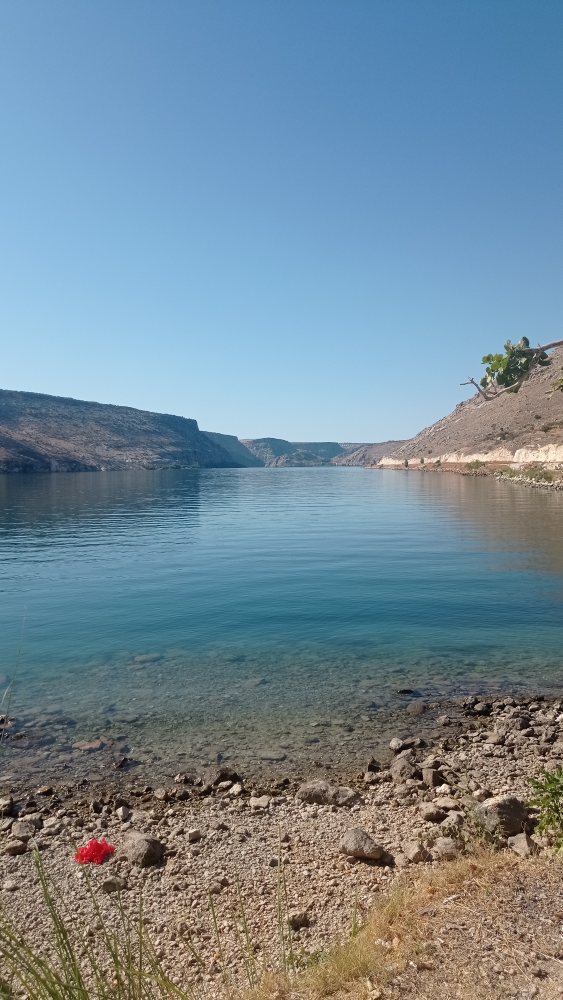
#> input picture data/test_images/Test.jpg, 2250 x 4000 px (shown at 1/4 size)
$ python -i ela_analyzer.py   (imports and definitions only)
#> lines starting #> are read from the running program, lines starting #| are printed output that depends on the picture; after the words box and inside, x2 and y2 are one past the last pixel; in counts of white or black regions, pixels touching at a corner belong together
import os
import io
import sys
import numpy as np
import matplotlib
# [1 line not run here, left out]
import matplotlib.pyplot as plt
import matplotlib.patches as patches
from PIL import Image, ImageEnhance, ImageChops
from scipy import ndimage

# ──────────────────────────────────────────────────────────────────────────────
# Sabitler
# ──────────────────────────────────────────────────────────────────────────────
ELA_QUALITY       = 90    # Yeniden sıkıştırma kalitesi (standart ELA eşiği)
ELA_AMPLIFY       = 10    # Fark haritası amplifikasyon çarpanı
REGION_THRESHOLD  = 1.5   # Şüpheli bölge eşiği: mean + k * std
MIN_REGION_AREA   = 100   # Piksel cinsinden minimum bölge alanı (gürültü filtresi)
MAX_ANALYSIS_SIZE = 1024  # Büyük görseller bu boyuta küçültülür (performans)
SCORE_THRESHOLD   = 0.50  # is_manipulation_detected için güven skoru eşiği
OUTPUT_DIR        = os.path.join(os.path.dirname(__file__), "..", "outputs", "ela_heatmaps")


# ──────────────────────────────────────────────────────────────────────────────
# 1. ELA Hesaplama Motoru
# ──────────────────────────────────────────────────────────────────────────────
def perform_ela(image: Image.Image) -> tuple[Image.Image, np.ndarray]:
    """
    Görseli JPEG formatında yeniden sıkıştırır ve hata haritasını döner. [cite: S3-P0]

    Args:
        image: Orijinal PIL Image nesnesi.

    Returns:
        ela_image  : Amplifikasyon uygulanmış ELA görseli (PIL Image).
        error_array: Gri tonlamalı hata haritası (numpy array, 0–255).
    """
    # RGB'ye çevir (RGBA, P modu gibi formatları normalize et)
    original = image.convert("RGB")

    # Yeniden sıkıştırma: bellek üzerinde JPEG encode → decode
    buffer = io.BytesIO()
    original.save(buffer, format="JPEG", quality=ELA_QUALITY)
    buffer.seek(0)
    recompressed = Image.open(buffer).convert("RGB")

    # Piksel farkı
    diff = ImageChops.difference(original, recompressed)

    # Amplifikasyon: farkı görünür kıl
    enhancer = ImageEnhance.Brightness(diff)
    ela_image = enhancer.enhance(ELA_AMPLIFY)

    # Numpy array — gri ton ortalaması
    diff_array = np.array(diff, dtype=np.float32)
    error_array = diff_array.mean(axis=2)  # (H, W)

    return ela_image, error_array


# ──────────────────────────────────────────────────────────────────────────────
# 2. Bölge Tespiti
# ──────────────────────────────────────────────────────────────────────────────
def detect_manipulation_regions(error_array: np.ndarray) -> tuple[bool, float, list[dict]]:
    """
    ELA hata haritasında manipülasyon bölgelerini koordinat bazlı tespit eder. [cite: S3-P1]

    Args:
        error_array: `perform_ela()` çıktısı, (H, W) float array.

    Returns:
        is_detected  : Manipülasyon tespit edildi mi?
        ela_score    : 0.0–1.0 arası normalleştirilmiş güven skoru.
        regions      : Her bölge için {'x', 'y', 'w', 'h', 'score'} sözlükleri listesi.
    """
    mean_val = error_array.mean()
    std_val  = error_array.std()

    # Adaptif eşik: global ortalama + k * standart sapma
    threshold = mean_val + REGION_THRESHOLD * std_val

    # ELA skoru: eşiğin üzerindeki piksellerin oranı (normalleştirilmiş)
    above_threshold = (error_array > threshold)
    ratio = above_threshold.sum() / error_array.size

    # Skoru 0–1 arasına sıkıştır
    # (Önceden ratio * 20.0 idi, çok hassastı. Şimdi ratio * 5.0 yaparak toleransı artırdık)
    ela_score = float(min(ratio * 5.0, 1.0))  # %20 eşik → skor=1.0

    # Bağlı bölge etiketleme (scipy)
    labeled_array, num_features = ndimage.label(above_threshold)

    regions = []
    for region_id in range(1, num_features + 1):
        region_mask = labeled_array == region_id

        # Küçük gürültü bölgelerini filtrele
        if region_mask.sum() < MIN_REGION_AREA:
            continue

        # Bounding box koordinatları
        rows = np.any(region_mask, axis=1)
        cols = np.any(region_mask, axis=0)
        y_min, y_max = np.where(rows)[0][[0, -1]]
        x_min, x_max = np.where(cols)[0][[0, -1]]

        # Bölge içi ortalama hata → bölge skoru
        region_mean = float(error_array[region_mask].mean())
        region_score = float(min(region_mean / 255.0, 1.0))

        regions.append({
            "x": int(x_min),
            "y": int(y_min),
            "w": int(x_max - x_min),
            "h": int(y_max - y_min),
            "score": round(region_score, 4)
        })

    # En yüksek skorlu bölgeler önce gelsin
    regions.sort(key=lambda r: r["score"], reverse=True)

    is_detected = ela_score > SCORE_THRESHOLD

    return is_detected, round(ela_score, 4), regions


# ──────────────────────────────────────────────────────────────────────────────
# 3. Isı Haritası Görselleştirme
# ──────────────────────────────────────────────────────────────────────────────
def save_ela_heatmap(
    original_image: Image.Image,
    ela_image: Image.Image,
    error_array: np.ndarray,
    regions: list[dict],
    file_path: str
) -> str | None:
    """
    ELA ısı haritasını 3 panelli olarak kaydeder. [cite: S3-P0]

    Panel 1 — Orijinal görsel
    Panel 2 — ELA fark haritası (hot colormap)
    Panel 3 — Orijinal + şüpheli bölge bounding box'ları

    Args:
        original_image : Orijinal PIL Image.
        ela_image      : `perform_ela()` çıktısı PIL Image.
        error_array    : `perform_ela()` çıktısı numpy array.
        regions        : `detect_manipulation_regions()` çıktısı bölge listesi.
        file_path      : Analiz edilen orijinal görselin yolu (çıktı adı için).

    Returns:
        Kaydedilen PNG dosyasının mutlak yolu. Hata durumunda None.
    """
    os.makedirs(OUTPUT_DIR, exist_ok=True)

    base_name = os.path.splitext(os.path.basename(file_path))[0]
    output_path = os.path.abspath(
        os.path.join(OUTPUT_DIR, f"{base_name}_ela.png")
    )

    try:
        fig, axes = plt.subplots(1, 3, figsize=(18, 6))
        fig.patch.set_facecolor("#1a1a2e")

        # ── Panel 1: Orijinal ──────────────────────────────────────────────
        axes[0].imshow(original_image)
        axes[0].set_title("Orijinal Görsel", color="white", fontsize=13, fontweight="bold")
        axes[0].axis("off")

        # ── Panel 2: ELA Isı Haritası ─────────────────────────────────────
        im = axes[1].imshow(error_array, cmap="hot", vmin=0, vmax=error_array.max())
        axes[1].set_title("ELA Hata Haritası", color="white", fontsize=13, fontweight="bold")
        axes[1].axis("off")
        cbar = fig.colorbar(im, ax=axes[1], fraction=0.046, pad=0.04)
        cbar.ax.yaxis.set_tick_params(color="white")
        plt.setp(cbar.ax.yaxis.get_ticklabels(), color="white")
        cbar.set_label("Hata Seviyesi", color="white", fontsize=9)

        # ── Panel 3: Tespitler ────────────────────────────────────────────
        axes[2].imshow(original_image)
        axes[2].set_title(
            f"Şüpheli Bölgeler ({len(regions)} alan)",
            color="white", fontsize=13, fontweight="bold"
        )
        axes[2].axis("off")

        for region in regions:
            rect = patches.Rectangle(
                (region["x"], region["y"]),
                region["w"],
                region["h"],
                linewidth=2,
                edgecolor="#ff4444",
                facecolor="none",
                alpha=0.85
            )
            axes[2].add_patch(rect)
            axes[2].text(
                region["x"] + 2,
                region["y"] - 5,
                f"{region['score']:.2f}",
                color="#ff4444",
                fontsize=8,
                fontweight="bold"
            )

        for ax in axes:
            for spine in ax.spines.values():
                spine.set_edgecolor("#333366")

        plt.suptitle(
            f"Hybrid-ID ELA Analizi — {os.path.basename(file_path)}",
            color="white", fontsize=15, fontweight="bold", y=1.01
        )
        plt.tight_layout()
        plt.savefig(output_path, dpi=150, bbox_inches="tight",
                    facecolor=fig.get_facecolor())
        plt.close(fig)

        return output_path

    except Exception as e:
        print(f"Hata: Isı haritası kaydedilemedi → {e}")
        return None


# ──────────────────────────────────────────────────────────────────────────────
# 4. Ana Analiz Fonksiyonu
# ──────────────────────────────────────────────────────────────────────────────
def analyze_ela(file_path: str, save_heatmap: bool = True) -> dict:
    """
    ELA analizi yapar ve S6 entegrasyonuna uygun JSON sözlüğü döner. [cite: S3-P0]

    `metadata_analyzer.analyze_metadata()` ile aynı yapı kullanılır; böylece
    S6 hibrit skorlama katmanı her iki modülü tutarlı şekilde okuyabilir.

    Args:
        file_path    : Analiz edilecek görsel dosyasının yolu (.jpg, .jpeg veya .png).
        save_heatmap : True ise ısı haritası PNG olarak kaydedilir.

    Returns:
        {
            "success"               : bool,
            "error_message"         : str | None,
            "file_path"             : str,
            "is_manipulation_detected": bool,
            "ela_score"             : float,   # 0.0–1.0
            "suspicious_regions"    : list[dict],
            "ela_heatmap_path"      : str | None
        }
    """
#> called with file_path = '../data/test_images/Test.jpg', save_heatmap = True
    result = {
        "success":                   False,
        "error_message":             None,
        "file_path":                 file_path,
        "is_manipulation_detected":  False,
        "ela_score":                 0.0,
        "suspicious_regions":        [],
        "ela_heatmap_path":          None,
    }

    # ── Dosya kontrolü ────────────────────────────────────────────────────────
    if not os.path.exists(file_path):
        msg = f"Dosya bulunamadı → {file_path}"
        print(f"Hata: {msg}")
        result["error_message"] = msg
        return result

    valid_extensions = {".jpg", ".jpeg", ".png"}
    _, ext = os.path.splitext(file_path)
    if ext.lower() not in valid_extensions:
        msg = f"Desteklenmeyen format ({ext}). Kabul: .jpg, .jpeg, .png"
        print(f"Hata: {msg}")
        result["error_message"] = msg
        return result

    # ── Analiz ───────────────────────────────────────────────────────────────
    try:
        image = Image.open(file_path)
#> image is the input picture: PIL image 2250x4000 RGB; mean R, G, B 116.1, 137.8, 151.7

        # PNG uyarısı: ELA JPEG'e özeldir, PNG sonuçları daha az güvenilir
        if ext.lower() == ".png":
            print("Uyarı: PNG görseli algılandı. ELA JPEG'e özel bir tekniktir; "
                  "sonuçlar daha az kesin olabilir.")

        # Büyük görseller küçültülür (performans optimizasyonu)
        orig_w, orig_h = image.size
#> orig_w = 2250; orig_h = 4000
        if max(orig_w, orig_h) > MAX_ANALYSIS_SIZE:
            scale = MAX_ANALYSIS_SIZE / max(orig_w, orig_h)
#> scale = 0.256
            new_w, new_h = int(orig_w * scale), int(orig_h * scale)
#> new_w = 576; new_h = 1024
            image = image.resize((new_w, new_h), Image.LANCZOS)
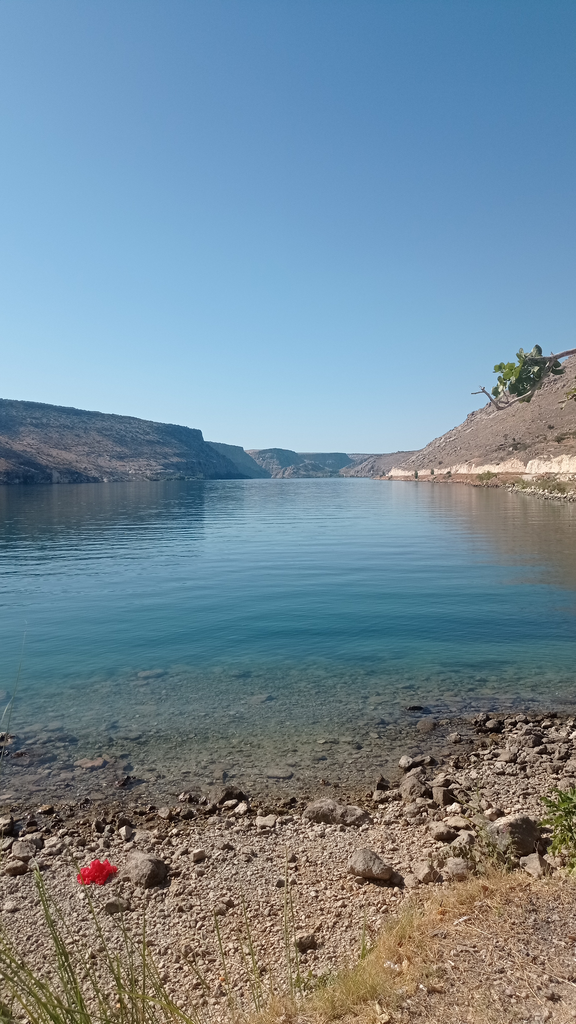
#> image: PIL image 576x1024 RGB; mean R, G, B 116, 137.8, 151.7
            print(f"  Not: Görsel analiz için {orig_w}x{orig_h} → {new_w}x{new_h} boyutuna ölçeklendirildi.")
#|   Not: Görsel analiz için 2250x4000 → 576x1024 boyutuna ölçeklendirildi.

        print(f"\n--- Hybrid-ID ELA Analiz Raporu: {file_path} ---")

        ela_image, error_array = perform_ela(image)
#> in perform_ela, `diff = ImageChops.difference(original, recompressed)`:
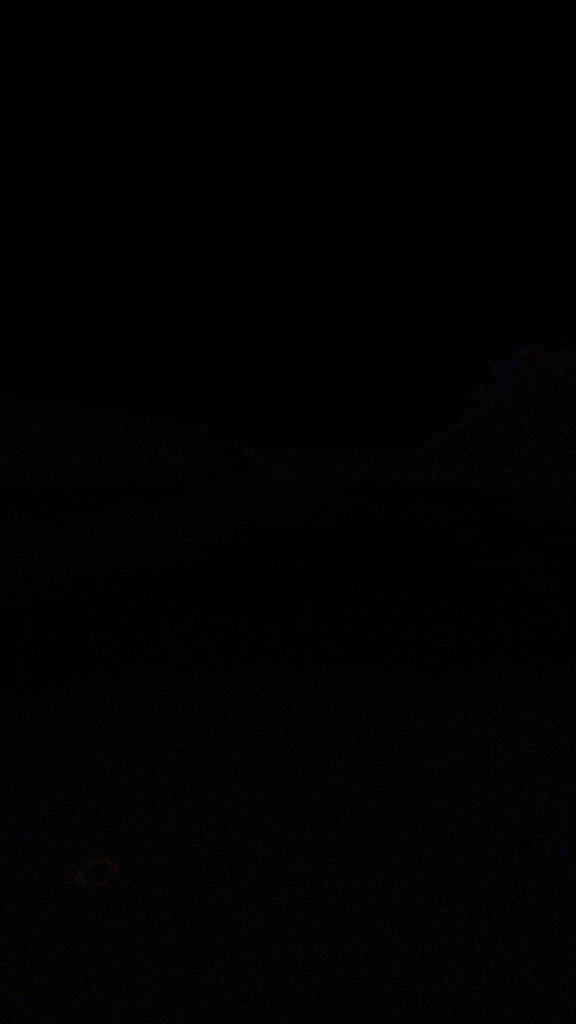
#> diff: PIL image 576x1024 RGB; mean R, G, B 1.8, 1.7, 1.9
#> in perform_ela, `ela_image = enhancer.enhance(ELA_AMPLIFY)`:
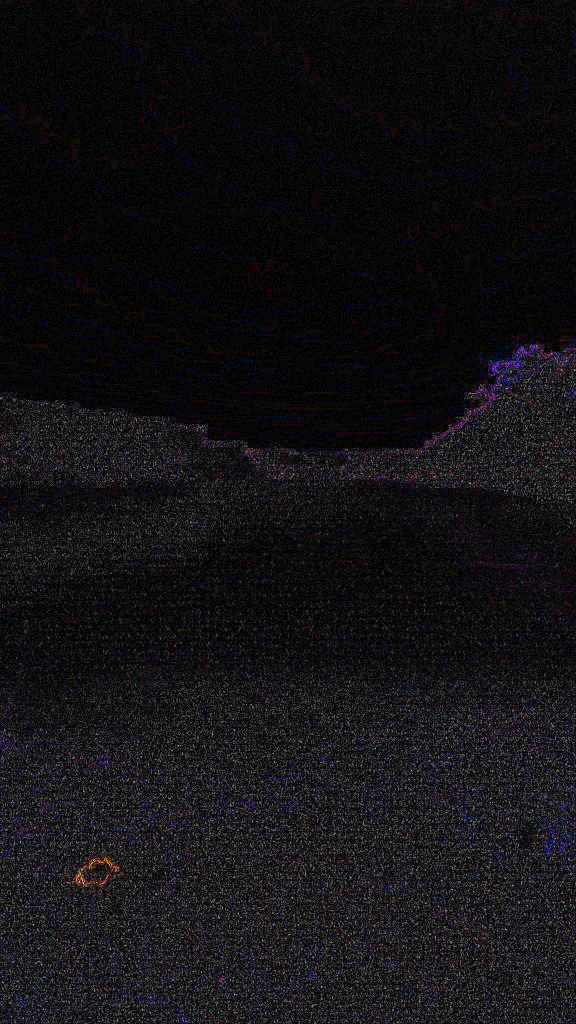
#> ela_image: PIL image 576x1024 RGB; mean R, G, B 18.3, 17.3, 19.3
        is_detected, ela_score, regions = detect_manipulation_regions(error_array)
#> in detect_manipulation_regions, `mean_val = error_array.mean()`: mean_val = 1.83
#> in detect_manipulation_regions, `std_val  = error_array.std()`: std_val = 1.94
#> in detect_manipulation_regions, `threshold = mean_val + REGION_THRESHOLD * std_val`: threshold = 4.75
#> in detect_manipulation_regions, `above_threshold = (error_array > threshold)`:
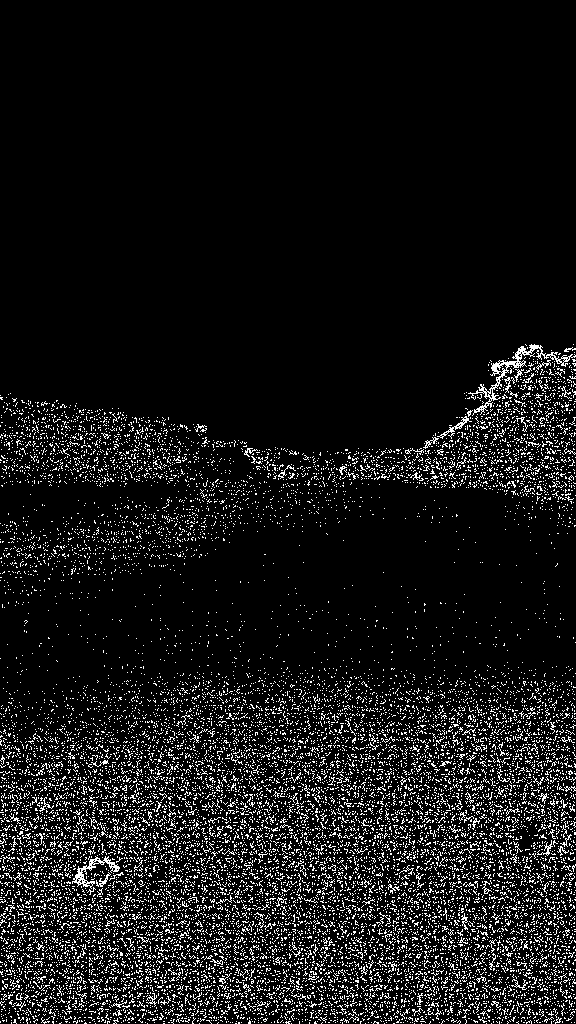
#> above_threshold: shape (1024, 576) bool; 8.6% white in thin lines or dots, all inside (x1, y1, x2, y2) = (0, 344, 576, 1024)
#> in detect_manipulation_regions, `ratio = above_threshold.sum() / error_array.size`: ratio = 0.0863
#> in detect_manipulation_regions, `ela_score = float(min(ratio * 5.0, 1.0))`: ela_score = 0.432
#> in detect_manipulation_regions, `labeled_array, num_features = ndimage.label(above_threshold)`:
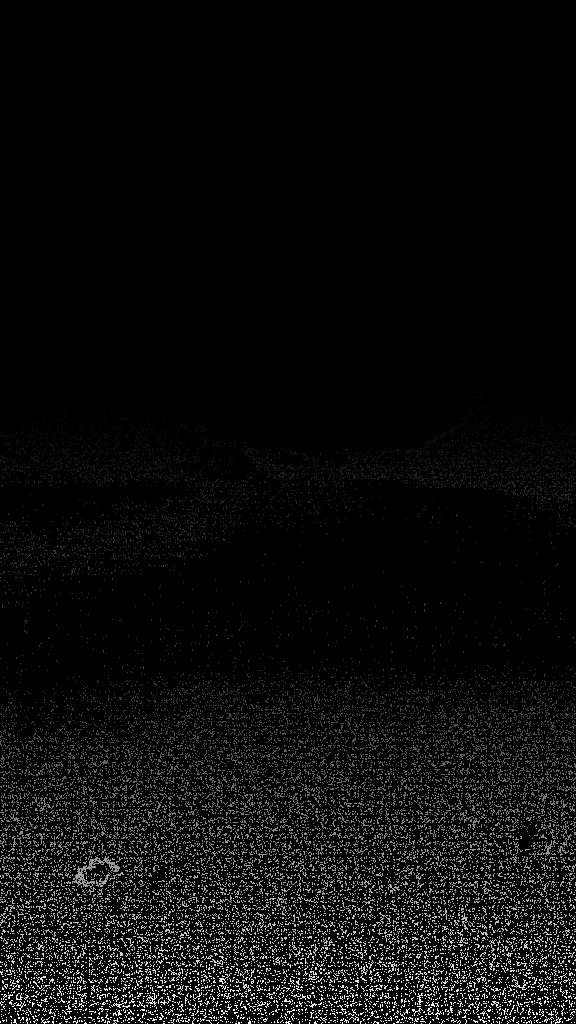
#> labeled_array: shape (1024, 576) int32; min 0, max 23795, mean 1057.6; drawn with min black and max white
#> in detect_manipulation_regions, `labeled_array, num_features = ndimage.label(above_threshold)`: num_features = 23795
#> the loop in detect_manipulation_regions, `for region_id in range(1, num_features + 1):` made 23795 passes
#> (y_min, y_max, x_min, x_max, region_mean, region_score) on pass 2: (344, 400, 478, 561, 7.77, 0.0305)
#> pass 2, in detect_manipulation_regions, `region_mask = labeled_array == region_id`:
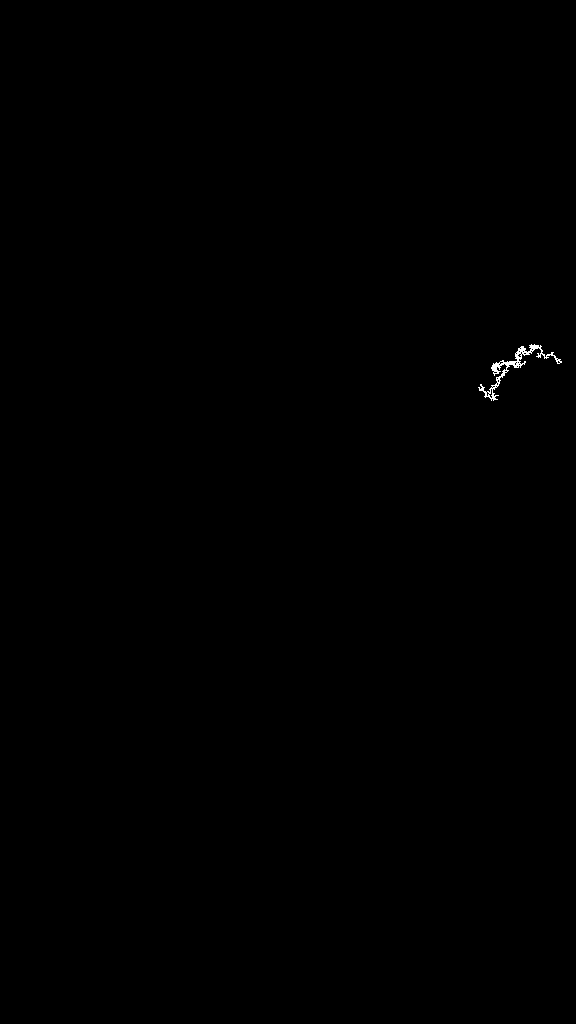
#> region_mask: shape (1024, 576) bool; 0.1% white in thin lines or dots, all inside (x1, y1, x2, y2) = (478, 344, 562, 401)
#> after the loop in detect_manipulation_regions, `for region_id in range(1, num_features + 1):`: region_mask: shape (1024, 576) bool; 0% white in thin lines or dots, all inside (x1, y1, x2, y2) = (518, 1023, 519, 1024)
#> after the loop in detect_manipulation_regions, `for region_id in range(1, num_features + 1):`: regions = 2 items
#> in detect_manipulation_regions, `is_detected = ela_score > SCORE_THRESHOLD`: is_detected = False
#> is_detected = False; ela_score = 0.432; regions = 2 items

        result["is_manipulation_detected"] = is_detected
        result["ela_score"]                = ela_score
        result["suspicious_regions"]       = regions
        result["success"]                  = True

        # ── Konsol çıktısı ────────────────────────────────────────────────
        print(f"\n  ELA Skoru        : {ela_score:.4f}  (eşik: {SCORE_THRESHOLD})")
#|   ELA Skoru        : 0.4317  (eşik: 0.5)
        print(f"  Şüpheli Bölge    : {len(regions)} adet")
#|   Şüpheli Bölge    : 2 adet

        if is_detected:
            print("\n  [!] Manipülasyon İzine Rastlandı [!]")
            for i, r in enumerate(regions[:5], 1):  # İlk 5 bölgeyi göster
                print(f"      Bölge {i}: x={r['x']}, y={r['y']}, "
                      f"genişlik={r['w']}, yükseklik={r['h']}, "
                      f"skor={r['score']:.4f}")
        else:
            print("\n  [+] Temiz: Anlamlı manipülasyon bölgesi tespit edilmedi.")

        # ── Isı haritası kaydet ───────────────────────────────────────────
        if save_heatmap:
            heatmap_path = save_ela_heatmap(
                image, ela_image, error_array, regions, file_path
            )
#> the loop in save_ela_heatmap, `for region in regions:` made 2 passes
#> region on passes 1 to 2: {'x': 72, 'y': 857, 'w': 32, 'h': 29, 'score': 0.0347}, {'x': 478, 'y': 344, 'w': 83, 'h': 56, 'score': 0.0305}
#> in save_ela_heatmap, `plt.savefig(output_path, dpi=150, bbox_inches="tight", facecolor=fig.g..`:
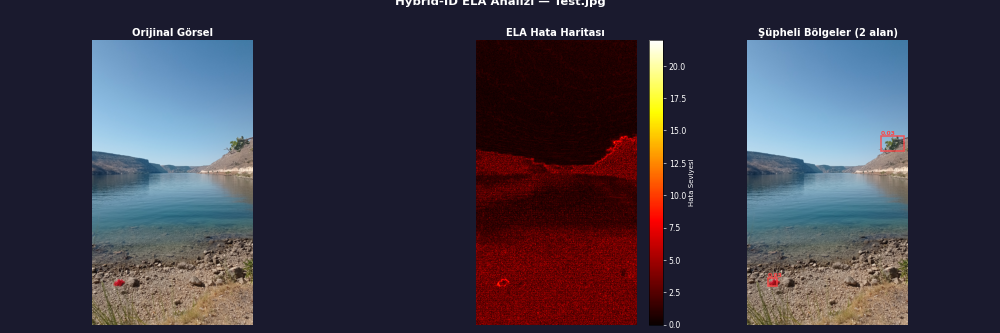
#> figure drawn by matplotlib, 4 panels
            result["ela_heatmap_path"] = heatmap_path
            if heatmap_path:
                print(f"\n  Isı haritası kaydedildi → {heatmap_path}")
#|   Isı haritası kaydedildi → outputs/ela_heatmaps/Test_ela.png
            else:
                print("\n  Uyarı: Isı haritası kaydedilemedi.")

        print("-------------------------------------------\n")
        return result

    except Exception as e:
        msg = f"Beklenmeyen hata: {e}"
        print(f"Hata: {msg}")
        result["error_message"] = msg
        return result


# ──────────────────────────────────────────────────────────────────────────────
# 5. CLI
# ──────────────────────────────────────────────────────────────────────────────
# [28 lines not run here, left out]

>>> result = analyze_ela('../data/test_images/Test.jpg')
#> result = 7 items
